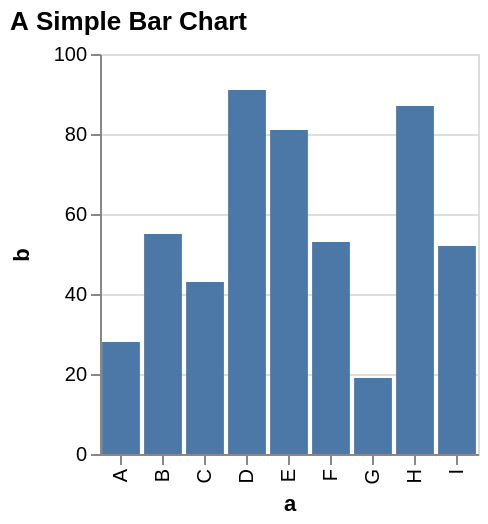

Write the Vega-Lite specification saved for this chart.
### Vega specification from a JSON file in a GitHub repository (floating-point values rounded to 4 significant figures)
{"$schema": "https://vega.github.io/schema/vega/v4.json", "description": "A simple bar chart with embedded data.", "autosize": "pad", "padding": 5, "height": 200, "title": {"text": "A Simple Bar Chart", "anchor": "start"}, "style": "cell", "data": [{"name": "source_0", "values": [{"a": "A", "b": 28}, {"a": "B", "b": 55}, {"a": "C", "b": 43}, {"a": "D", "b": 91}, {"a": "E", "b": 81}, {"a": "F", "b": 53}, {"a": "G", "b": 19}, {"a": "H", "b": 87}, {"a": "I", "b": 52}]}, {"name": "data_0", "source": "source_0", "transform": [{"type": "formula", "expr": "toNumber(datum[\"b\"])", "as": "b"}]}], "signals": [{"name": "x_step", "value": 21}, {"name": "width", "update": "bandspace(domain('x').length, 0.1, 0.05) * x_step"}], "marks": [{"name": "marks", "type": "rect", "style": ["bar"], "from": {"data": "data_0"}, "encode": {"update": {"fill": [{"test": "datum[\"b\"] === null || isNaN(datum[\"b\"])", "value": null}, {"value": "#4c78a8"}], "tooltip": {"signal": "{\"a\": ''+datum[\"a\"], \"b\": format(datum[\"b\"], \"\")}"}, "x": {"scale": "x", "field": "a"}, "width": {"scale": "x", "band": true}, "y": {"scale": "y", "field": "b"}, "y2": {"scale": "y", "value": 0}}}}], "scales": [{"name": "x", "type": "band", "domain": {"data": "data_0", "field": "a", "sort": true}, "range": {"step": {"signal": "x_step"}}, "paddingInner": 0.1, "paddingOuter": 0.05}, {"name": "y", "type": "linear", "domain": {"data": "data_0", "field": "b"}, "range": [{"signal": "height"}, 0], "nice": true, "zero": true}], "axes": [{"scale": "x", "orient": "bottom", "grid": false, "title": "a", "labelAlign": "right", "labelAngle": 270, "labelBaseline": "middle", "labelOverlap": true, "zindex": 1}, {"scale": "y", "orient": "left", "grid": false, "title": "b", "labelOverlap": true, "tickCount": {"signal": "ceil(height/40)"}, "zindex": 1}, {"scale": "y", "orient": "left", "gridScale": "x", "grid": true, "tickCount": {"signal": "ceil(height/40)"}, "domain": false, "labels": false, "maxExtent": 0, "minExtent": 0, "ticks": false, "zindex": 0}], "config": {"axisY": {"minExtent": 30}}}
